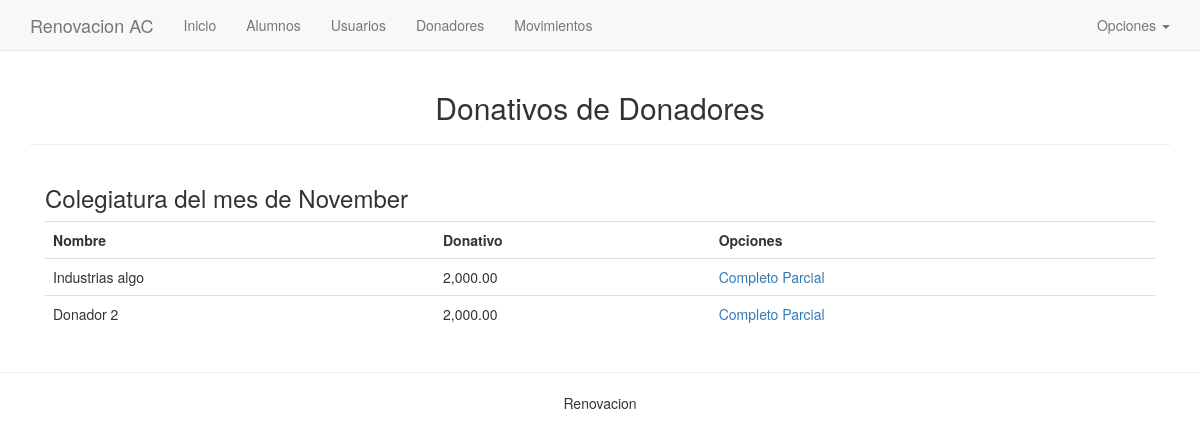
The app's page /public/donadores/donativos.php with its own data.
### tables this page shows
CREATE TABLE `donadores` (
  `id` int(11) NOT NULL AUTO_INCREMENT,
  `nombre` varchar(200) NOT NULL,
  `tipo` varchar(100) NOT NULL,
  `donativo` float NOT NULL,
  PRIMARY KEY (`id`)
);

### includes/Database.php (called while the page is built, shortened)
<?php
class Database {
    private function connect(){
        $this->con=mysqli_connect(HOST,USER,PASSWORD,DATABASE);
    }
}
$Database=new Database();
?>

### includes/functions.php (called while the page is built, shortened)
<?php
require_once("Database.php");
function exec_query($sql){
	global $Database;
	$result_set= mysqli_query($Database->con, $sql);
	return $result_set;
}
function fetch($res){
	return mysqli_fetch_assoc($res);
}
function html_prep($string){
	return nl2br(html_entity_decode(ucfirst(($string))));
}
function money($number){
	return money_format('%.2n',$number);
}
?>

### public/donadores/donativos.php (the view, shortened to what this page needs)
<?php
$month=date("m",strtotime('today'));
$sql="SELECT a.* FROM donadores a WHERE id NOT IN (SELECT did FROM donativos WHERE month(created_date)={$month})";
$res=exec_query($sql);
$output="";
while($row=fetch($res)){
    $id=$row["id"];
    $nombre=html_prep($row["nombre"]);
    $donativo=money($row["donativo"]);
    $output.="<tr><td>{$nombre}</td>";
    $output.="<td>{$donativo}</td>";
    $output.="<td class='aid-holder'><span class='pago-trigger-completo' aid='{$id}' nombre='{$nombre}'><a data-toggle='modal' data-target='#pago-completo'>Completo</a></span> <span class='pago-trigger-parcial' aid='{$id}' nombre='{$nombre}'><a data-toggle='modal' data-target='#pago-parcial'>Parcial</a></span></td></tr>";
}
?>
<div class="col-md-12 table-responsive">
    <h3>Colegiatura del mes de <?php echo date('F',strtotime('today')); ?></h3>
    <table class="table table-hover">
        <tr>
            <th>Nombre</th>
            <th>Donativo</th>
            <th>Opciones</th>
        </tr>
        <?php echo $output; ?>
    </table>
</div>

### includes/header.php (style rules this page uses)
a { cursor:pointer; }

### records on screen
donadores: nombre "Industrias algo", donativo "2,000.00"
donadores: nombre "Donador 2", donativo "2,000.00"

### other values on screen
$subtitle "Donativos de Donadores"
